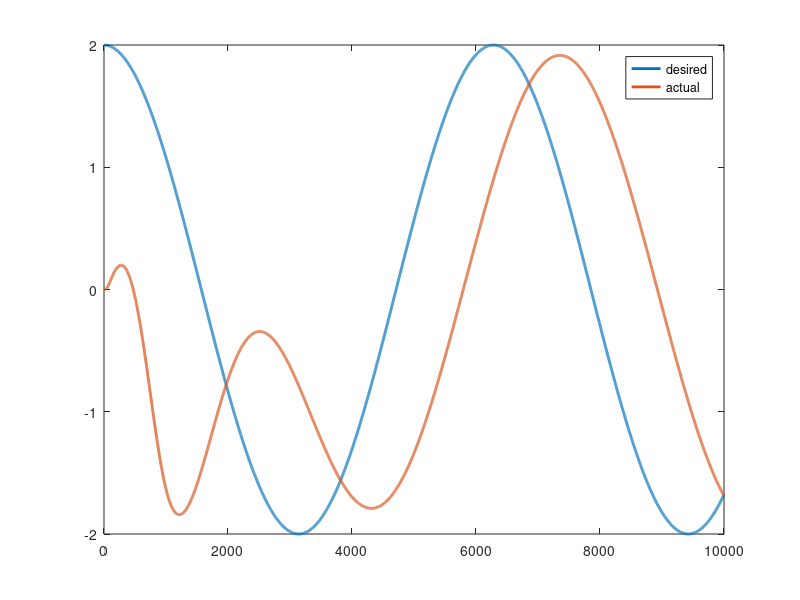
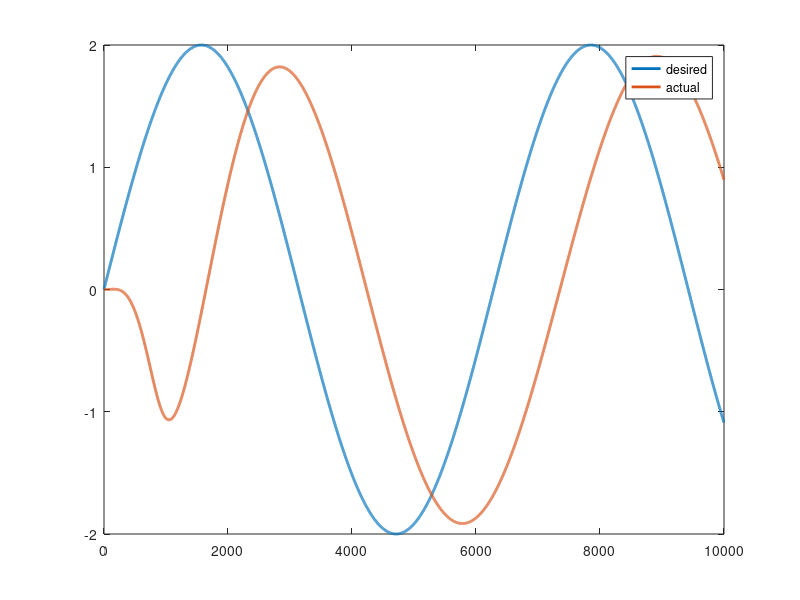
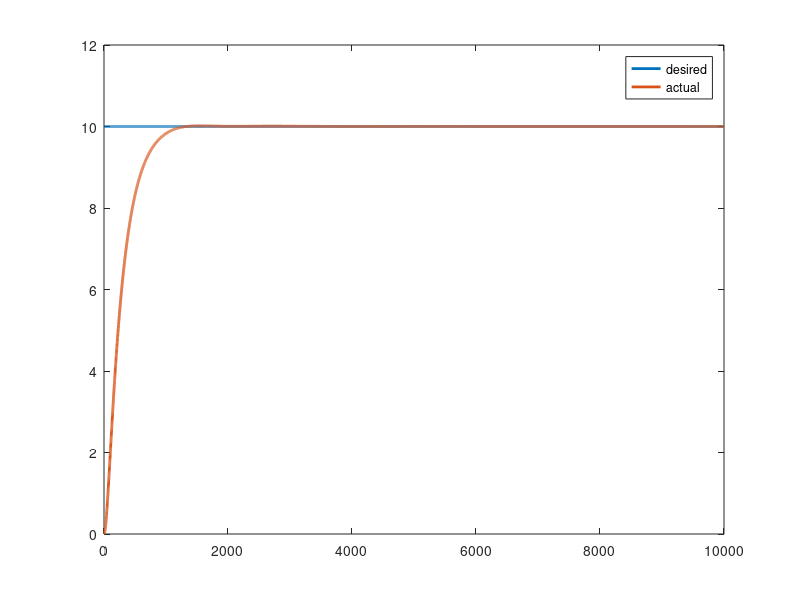
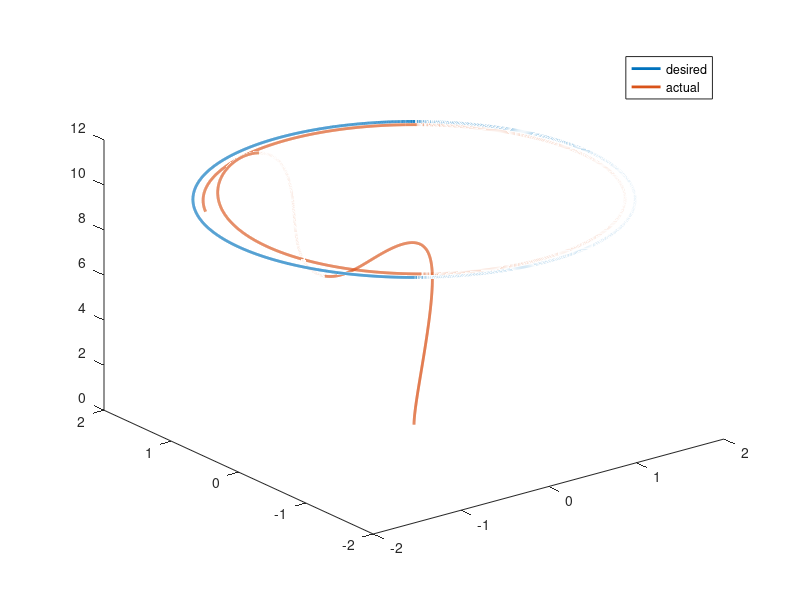

The MATLAB script that drew these images, in order:
%% Clear
clc
clear all
close all

%% Initialize state

kend = 10000;
x(1:kend,1:12) = 0;
t = 0.001;

%% Initialize gains

Kpx = 0.1;
Kdx = 0.1;
Kpy = 0.1;
Kdy = 0.1;
Kpz = 40;
Kdz = 12;
Kpp = 30;
Kdp = 5;
Kpt = 30;
Kdt = 5;
Kpps = 30;
Kdps = 5;

%% Initialize constants

Ixx = 8.1*10^(-3);  % Quadrotor moment of inertia around X axis
Iyy = 8.1*10^(-3);  % Quadrotor moment of inertia around Y axis
Izz = 14.2*10^(-3);  % Quadrotor moment of inertia around Z axis
Jtp = 104*10^(-6);  % Total rotational moment of inertia around the propeller axis
b = 54.2*10^(5-6);  % Thrust factor
d = 1.1*10^(-6);  % Drag factor
l = 0.24;  % Distance to the center of the Quadrotor
m = 1;  % Mass of the Quadrotor in Kg
g = 9.81;   % Gravitational acceleration

%% Initial values

Xinit = 0;
Yinit = 0;
Zinit = 0;
Phiinit = 0;pi/6;
Thetainit = 0;pi/4;
Psiinit = 0;

%% Desired values

Xd = 2 * cos(t*(1:kend));1 * ones(1, kend);
Yd = 2 * sin(t*(1:kend));-5 * ones(1, kend);
Zd = 10 * ones(1, kend);
Psid = 0 * ones(1, kend);

%% High-Level ANN parameters

ANN_HIGH = 1;

w_high = (rand(3, 3) - 0.5) / 100;
alpha_high = repmat(0.1, [3, 1]);
gamma_high = repmat(0.000001, [3, 1]);

%% Low-Level ANN parameters

ANN_LOW = 1;

w_low = (rand(3, 3) - 0.5) / 100;
alpha_low = repmat(0.01, [3, 1]);
gamma_low = repmat(0.00000, [3, 1]);

%% Load external parameters

% load('solutions\bsf_solution2.mat');
% params = bsf_solution2;
% params = [-0.363647295702719,-0.0507262886662593,-0.272497223982987,0.978526515912393,-0.00834747169347119,0.0468200161142226,-0.873609285019099,-0.0574332829085107,-0.285337751832490,0.0476131043884328,1.48853654352887e-06,0.00738881287393795,0,0,0,-0.432706719043930,0.630133977482753,-0.206285728840575,0.997910365462612,-0.954889116910417,0.483613120137881,-0.147556078222234,0.137329410660010,-0.824023421925240,0.0482061367636309,0.0155994188270905,0.0232447799993932,0,0,0];

% w_high = [params(1), params(2), params(3); params(4), params(5), params(6); params(7), params(8), params(9)];
% alpha_high = [params(10); params(11); params(12)];
% gamma_high = [params(13); params(14); params(15)];
% w_low = [params(16), params(17), params(18); params(19), params(20), params(21); params(22), params(23), params(24)];
% alpha_low = [params(25); params(26); params(27)];
% gamma_low = [params(28); params(29); params(30)];

%% Control loop

x(1,1) = Xinit;
x(1,2) = 0;
x(1,3) = Yinit;
x(1,4) = 0;
x(1,5) = Zinit;
x(1,6) = 0;
x(1,7) = Phiinit;
x(1,8) = 0;
x(1,9) = Thetainit;
x(1,10) = 0;
x(1,11) = Psiinit;
x(1,12) = 0;

Y_high = [0; 0; 0];
Y_low = [0; 0; 0];
Attituded = [0 0 0];
Alpha_high = [alpha_high'];
W_high = [reshape(w_high, [1,9])];
Alpha_low = [alpha_low'];

for k=1:kend-1
    
    %% Compute position errors
    
    ex = cos(x(k,11)) * (Xd(k) - x(k,1)) - sin(x(k,11)) * (Yd(k) - x(k,3));
    edx = cos(x(k,11)) * (- x(k,2)) - sin(x(k,11)) * (- x(k,4));
    
    ey = -sin(x(k,11)) * (Xd(k) - x(k,1)) - cos(x(k,11)) * (Yd(k) - x(k,3));
    edy = -sin(x(k,11)) * (- x(k,2)) - cos(x(k,11)) * (- x(k,4));
    
    ez = Zd(k) - x(k,5);
    edz = - x(k,6);
    
    error_high = [ex, edx; ey, edy; ez, edz];
    %     error_high = max(min(error_high, 1), -1);
    
    %% Position controller
    
    Thetad = Kpx * ex + Kdx * edx; %
    Phid = Kpy * ey + Kdy * edy; %
    Thrust = m*(g + Kpz * ez + Kdz * edz)/(cos(x(k,9))*cos(x(k,7)));   % Total Thrust on the body along z-axis
    
    %% High-Level: Compute the output
    
    if(ANN_HIGH ~= 0)
        input = [error_high, [-1; -1; -1]];
        y = sum(input ./ sum(abs(input), 2) .* w_high, 2);
    else
        y = [0; 0; 0];
    end
    
    Y_high = [Y_high, y];
    
    %% High-Level: Update the parameters
    
    if(ANN_HIGH ~= 0)
%         w_high = w_high + alpha_high .* sign([Thetad; Phid; Thrust] - y) .* input ./ sum(abs(input), 2);
    delta = [Thetad; Phid; Thrust - m*g] - y; %%%%%%%%%%%  calculate delta for the output layer  %%%%
    delta_w = alpha_high .* delta .* [error_high, [-1; -1; -1]]; %  calculate the delta weight matrix for the output layer %
    w_high = w_high + delta_w; %%%%%%%%  uptade weight matrix for the output layer  %%
    alpha_high = alpha_high + 2 * gamma_high .* abs([Thetad; Phid; Thrust - m*g] - y);
    end
    
    %     W_high = [W_high; reshape(w_high, [1,9])];
    
    %% Attitude references
    
    Thetad = Thetad + y(1);
    Phid = Phid + y(2);
    Thrust = Thrust + y(3);
    
    Thetad = max([min([Thetad pi/2]) -pi/2]); %
    Phid = max([min([Phid pi/2]) -pi/2]); %
    
    Attituded = [Attituded; Thetad Phid Thrust];
    
    %% Compute attitude errors
    
    ephi = Phid - x(k,7);
    edphi = - x(k,8);
    
    etheta = Thetad - x(k,9);
    edtheta = - x(k,10);
    
    epsi = Psid(k) - x(k,11);
    edpsi = - x(k,12);
    
    error_low = [ephi edphi; etheta edtheta; epsi edpsi];
    %     error_low(:, 1) = max(min(error_low(:, 1), pi/2), -pi/2);
    %     error_low(:, 2) = max(min(error_low(:, 2), 1), -1);
    
    %% Attitude controller
    
    tau_phi = Kpp * ephi + Kdp * edphi; % Roll input
    tau_theta = Kpt * etheta + Kdt * edtheta; % Pitch input
    tau_psi = Kpps * epsi + Kdps * edpsi; % Yawing moment
    
    %% Low-Level: Compute the output
    
    if(ANN_LOW ~= 0)
        error_low = error_low ./ (sum(abs(error_low), 2) + 0.001);
        y = sum(w_low .* [error_low, [-1; -1; -1]], 2);
    else
        y = [0; 0; 0];
    end
    
    Y_low = [Y_low, y];
    
    %% Low-Level: Update the parameters
    
    delta = [tau_phi; tau_theta; tau_psi] - y; %%%%%%%%%%%  calculate delta for the output layer  %%%%
    delta_w = alpha_low .* delta .* [error_low, [-1; -1; -1]]; %  calculate the delta weight matrix for the output layer %
    w_low = w_low + delta_w; %%%%%%%%  uptade weight matrix for the output layer  %%
    alpha_low = alpha_low + 2 * gamma_low .* abs([tau_phi; tau_theta; tau_psi]);
    
    %     W_low = [W_low; reshape(w_low, [1,9])];
    
    %% Control inputs
    
    tau_phi = tau_phi + y(1);
    tau_theta = tau_theta + y(2);
    tau_psi = tau_psi + y(3);
    
    U = [Thrust tau_phi tau_theta tau_psi];
    
    %% System dynamics
    
    xdot(1) = x(k,2); % Xdot
    xdot(2) = (sin(x(k,11))*sin(x(k,7)) + cos(x(k,11))*sin(x(k,9))*cos(x(k,7)))*(U(1)/m);    % Xdotdot
    xdot(3) = x(k,4); % Ydot
    xdot(4) = (-cos(x(k,11))*sin(x(k,7)) + sin(x(k,11))*sin(x(k,9))*cos(x(k,7)))*(U(1)/m);	% Ydotdot
    xdot(5) = x(k,6); % Zdot
    xdot(6) = - g + (cos(x(k,9))*cos(x(k,7)))*(U(1)/m);    % Zdotdot
    xdot(7) = x(k,8); % phydot
    xdot(8) = ((Iyy - Izz)/Ixx)*x(k,10)*x(k,12) - (Jtp/Ixx)*x(k,10) + (U(2)/Ixx); % pdot = phydotdot
    xdot(9) = x(k,10);    % thetadot
    xdot(10) = ((Izz - Ixx)/Iyy)*x(k,8)*x(k,12) + (Jtp/Iyy)*x(k,8) + (U(3)/Iyy);	% qdot = thetadotdot
    xdot(11) = x(k,12);   % thetadot
    xdot(12) = ((Ixx - Iyy)/Izz)*x(k,8)*x(k,10) + (U(4)/Izz);	% rdot = psidotdot
    
    x(k + 1,:) = x(k,:) + t * xdot;
end

%% Plots

figure('Name', 'x tracking', 'NumberTitle', 'off');
h = plot(0:(kend-1), Xd, 0:(kend-1), x(:, 1));
set(h, 'LineWidth', 2);
legend('desired', 'actual');

figure('Name', 'y tracking', 'NumberTitle', 'off');
h = plot(0:(kend-1), Yd, 0:(kend-1), x(:, 3));
set(h, 'LineWidth', 2);
legend('desired', 'actual');

figure('Name', 'z tracking', 'NumberTitle', 'off');
h = plot(0:(kend-1), Zd, 0:(kend-1), x(:, 5));
set(h, 'LineWidth', 2);
legend('desired', 'actual');

figure('Name', '3D tracking', 'NumberTitle', 'off');
h = plot3(Xd, Yd, Zd, x(:, 1), x(:, 3), x(:, 5));
set(h, 'LineWidth', 2);
legend('desired', 'actual');

% figure('Name', 'Control Signals', 'NumberTitle', 'off');
% h = plot([(Attituded - Y_high'), Y_high']);
% set(h, 'LineWidth', 2);
% legend('PID_x', 'PID_y', 'PID_z', 'ANN_x', 'ANN_y', 'ANN_z');

% figure('Name', 'roll tracking', 'NumberTitle', 'off');
% h = plot(0:(kend-1), Attituded(:,1) / pi * 180, 0:(kend-1), x(:, 7) / pi * 180);
% set(h, 'LineWidth', 2);
% legend('desired', 'actual');
%
% figure('Name', 'pitch tracking', 'NumberTitle', 'off');
% h = plot(0:(kend-1), Attituded(:,2) / pi * 180, 0:(kend-1), x(:, 9) / pi * 180);
% set(h, 'LineWidth', 2);
% legend('desired', 'actual');
%
% figure('Name', 'yaw tracking', 'NumberTitle', 'off');
% h = plot(0:(kend-1), Psid / pi * 180, 0:(kend-1), x(:, 11) / pi * 180);
% set(h, 'LineWidth', 2);
% legend('desired', 'actual');

v_max = max(sqrt(x(:,2).^2 + x(:,4).^2 + x(:,6).^2));

error = sqrt((Xd - x(:,1)').^2 + (Yd - x(:,3)').^2 + (Zd - x(:,5)').^2);
mae = mean(error)
% mse = mean(error.^2)
rmse = sqrt(mean(error.^2))

max(sqrt(x(:,2).^2+x(:,4).^2+x(:,6).^2))